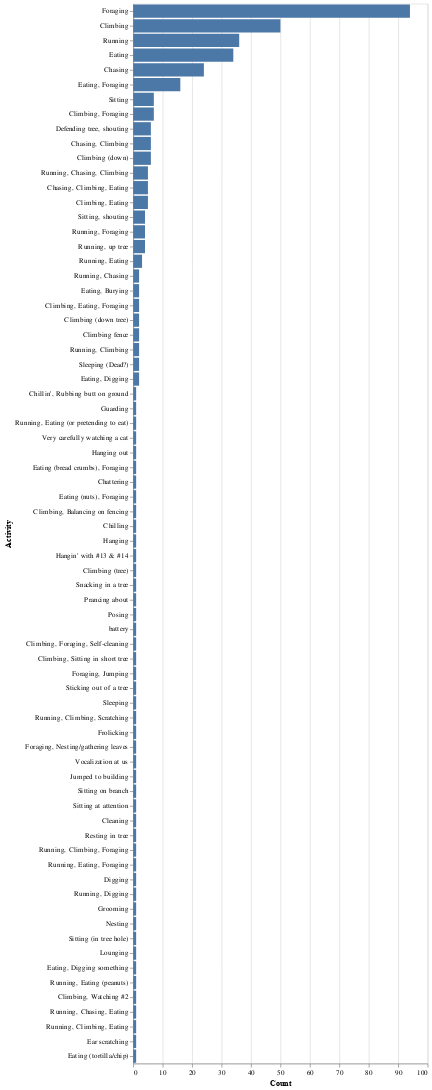

The cell this chart's notebook holds for it:
### Markdown cell above
## Task 3: Compare Squirrel Activities Across Parks (Pie Chart)

### Code cell
# Too many unique activities maybe group them?
act_vc = data["Activities"].value_counts().to_frame(name="Count").rename_axis("Activity").reset_index()
alt.Chart(act_vc).mark_bar().encode(
 y = alt.Y("Activity", sort = "-x"),
 x = "Count"
)

### Figure 1 — Vega-Lite specification as saved in the notebook (floating-point values rounded to 4 significant figures)
{"$schema": "https://vega.github.io/schema/vega-lite/v4.8.1.json", "config": {"view": {"continuousHeight": 300, "continuousWidth": 400}}, "data": {"name": "data-00f6e02f191857a80744fa0172c26f61"}, "datasets": {"data-00f6e02f191857a80744fa0172c26f61": [{"Activity": "Foraging", "Count": 94}, {"Activity": "Climbing", "Count": 50}, {"Activity": "Running", "Count": 36}, {"Activity": "Eating", "Count": 34}, {"Activity": "Chasing", "Count": 24}, {"Activity": "Eating, Foraging", "Count": 16}, {"Activity": "Sitting", "Count": 7}, {"Activity": "Climbing, Foraging", "Count": 7}, {"Activity": "Defending tree, shouting", "Count": 6}, {"Activity": "Chasing, Climbing", "Count": 6}, {"Activity": "Climbing (down)", "Count": 6}, {"Activity": "Running, Chasing, Climbing", "Count": 5}, {"Activity": "Chasing, Climbing, Eating", "Count": 5}, {"Activity": "Climbing, Eating", "Count": 5}, {"Activity": "Sitting, shouting", "Count": 4}, {"Activity": "Running, Foraging", "Count": 4}, {"Activity": "Running, up tree", "Count": 4}, {"Activity": "Running, Eating", "Count": 3}, {"Activity": "Running, Chasing", "Count": 2}, {"Activity": "Eating, Burying", "Count": 2}, {"Activity": "Climbing, Eating, Foraging", "Count": 2}, {"Activity": "Climbing (down tree)", "Count": 2}, {"Activity": "Climbing fence", "Count": 2}, {"Activity": "Running, Climbing", "Count": 2}, {"Activity": "Sleeping (Dead?)", "Count": 2}, {"Activity": "Eating, Digging", "Count": 2}, {"Activity": "Chillin', Rubbing butt on ground", "Count": 1}, {"Activity": "Guarding", "Count": 1}, {"Activity": "Running, Eating (or pretending to eat)", "Count": 1}, {"Activity": "Very carefully watching a cat", "Count": 1}, {"Activity": "Hanging out", "Count": 1}, {"Activity": "Eating (bread crumbs), Foraging", "Count": 1}, {"Activity": "Chattering", "Count": 1}, {"Activity": "Eating (nuts), Foraging", "Count": 1}, {"Activity": "Climbing, Balancing on fencing", "Count": 1}, {"Activity": "Chilling", "Count": 1}, {"Activity": "Hanging", "Count": 1}, {"Activity": "Hangin' with #13 & #14", "Count": 1}, {"Activity": "Climbing (tree)", "Count": 1}, {"Activity": "Snacking in a tree", "Count": 1}, {"Activity": "Prancing about", "Count": 1}, {"Activity": "Posing", "Count": 1}, {"Activity": "battery", "Count": 1}, {"Activity": "Climbing, Foraging, Self-cleaning", "Count": 1}, {"Activity": "Climbing, Sitting in short tree", "Count": 1}, {"Activity": "Foraging, Jumping", "Count": 1}, {"Activity": "Sticking out of a tree", "Count": 1}, {"Activity": "Sleeping", "Count": 1}, {"Activity": "Running, Climbing, Scratching", "Count": 1}, {"Activity": "Frolicking", "Count": 1}, {"Activity": "Foraging, Nesting/gathering leaves", "Count": 1}, {"Activity": "Vocalization at us", "Count": 1}, {"Activity": "Jumped to building", "Count": 1}, {"Activity": "Sitting on branch", "Count": 1}, {"Activity": "Sitting at attention", "Count": 1}, {"Activity": "Cleaning", "Count": 1}, {"Activity": "Resting in tree", "Count": 1}, {"Activity": "Running, Climbing, Foraging", "Count": 1}, {"Activity": "Running, Eating, Foraging", "Count": 1}, {"Activity": "Digging", "Count": 1}, {"Activity": "Running, Digging", "Count": 1}, {"Activity": "Grooming", "Count": 1}, {"Activity": "Nesting", "Count": 1}, {"Activity": "Sitting (in tree hole)", "Count": 1}, {"Activity": "Lounging", "Count": 1}, {"Activity": "Eating, Digging something", "Count": 1}, {"Activity": "Running, Eating (peanuts)", "Count": 1}, {"Activity": "Climbing, Watching #2", "Count": 1}, {"Activity": "Running, Chasing, Eating", "Count": 1}, {"Activity": "Running, Climbing, Eating", "Count": 1}, {"Activity": "Ear scratching", "Count": 1}, {"Activity": "Eating (tortilla/chip)", "Count": 1}]}, "encoding": {"x": {"field": "Count", "type": "quantitative"}, "y": {"field": "Activity", "sort": "-x", "type": "nominal"}}, "mark": "bar"}
